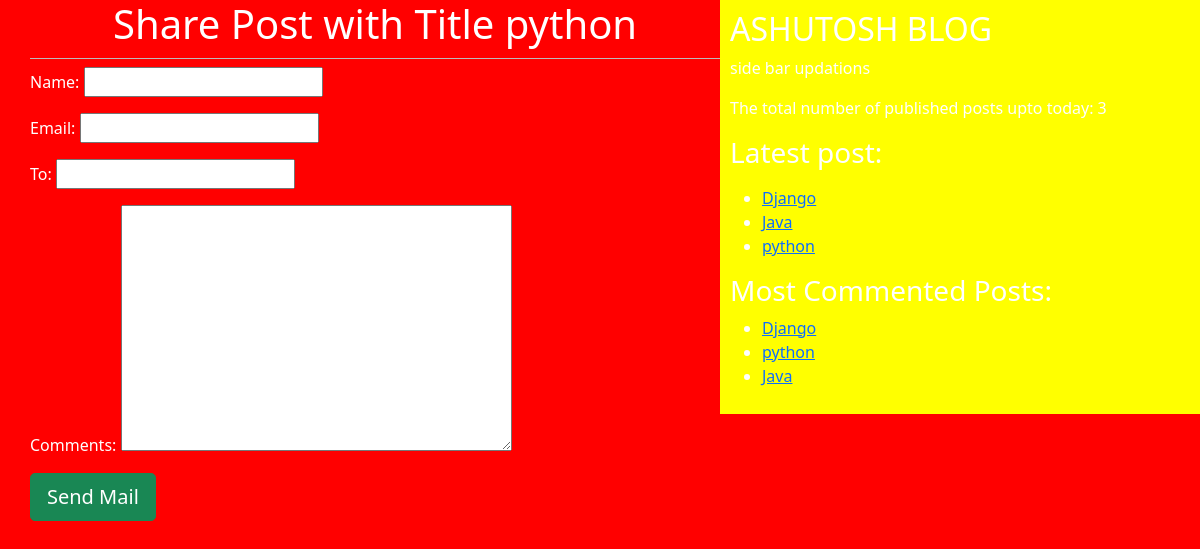
/1/share/, run on the app's committed database.
### testapp/models.py (models this page shows, shortened)
class Post(models.Model):
  STATUS_CHOICES=(('draft','Draft'),('published','Published'))
  title=models.CharField(max_length=264)
  slug=models.SlugField(max_length=264,unique_for_date='publish')
  author=models.ForeignKey(User,related_name='blog_posts',on_delete=models.CASCADE)
  body=models.TextField()
  publish=models.DateTimeField(default=timezone.now)
  created=models.DateTimeField(auto_now_add=True)#da
  updated=models.DateTimeField(auto_now=True)#datetme of save() action
  status=models.CharField(max_length=10,choices=STATUS_CHOICES,default='draft')
  objects=CustomManager()
  tags=TaggableManager()
  class Meta:
     ordering=('-publish',)
  def get_absolute_url(self):
    return reverse('post_detail',args=[self.slug])

### testapp/views.py (the view, shortened to what this page needs)
# urls.py: url(r'^(?P<id>\d+)/share/$', views.sendbymail),
def sendbymail(request,id):
  post=Post.objects.get(id=id)
  form=Emailsendform()
  sent=False
  return render(request,'testapp/sendmail.html',{'post':post ,'form':form,'sent':sent})

### testapp/forms.py
class Emailsendform(forms.Form):
    name=forms.CharField()
    email=forms.EmailField()
    to=forms.EmailField()
    comments=forms.CharField(required=False,widget=forms.Textarea)

### testapp/models.py (called while the page is built)
  def get_queryset(self):
    return super().get_queryset().filter(status='published')

### testapp/templatetags/blogtags.py (called while the page is built)
@register.simple_tag
def total_posts():
    return Post.objects.count()

@register.inclusion_tag('testapp/latest_posts123.html')
def show_latest_posts(count=5):
  latest_posts=Post.objects.all().order_by('-publish')[:count]
  return {'latest_posts':latest_posts}

@register.simple_tag
def get_most_commented_posts(count=5):
 return Post.objects.annotate(total_comments=Count('comments')).order_by('-total_comments')[:count]

### template/testapp/sendmail.html (shortened to what this page needs)
{%extends 'testapp/base.html'%}
   {%block content%}
   <h1>Share Post with Title {{post.title}}</h1>
   {%if sent%}
   <h1>Email Sent Successfully</h1>
   <a href="/" class='btn btn-lg btn-primary'>Back To Posts</a>
   {%else%}
    <form method="POST">
        {{form.as_p}}
        <input type="submit" class='btn btn-lg btn-success' value="Send Mail">
    </form>
    {%endif%}
{%endblock%}

### template/testapp/base.html (shortened to what this page needs)
<!doctype html>
{%load static%}
{%load blogtags%}
<html lang="en">
  <head>
    <link href="https://cdn.jsdelivr.net/npm/bootstrap@5.1.0/dist/css/bootstrap.min.css" rel="stylesheet">
    <link rel="stylesheet" href="{%static 'css/blog.css'%}">
  </head>
  <body>
    <div class="content">
      {%block content%}{%endblock%}
      </div>
    <div class='sidebar'>
      <h2>ASHUTOSH BLOG</h2>
      <p>side bar updations</p>
      <p>The total number of published posts upto today: {%total_posts%}</p>
      <h3>Latest post:</h3>
      <p >{%show_latest_posts%}</p>
      <h3>Most Commented Posts:</h3>
      {% get_most_commented_posts as most_commented_posts%}
    <ul>
       {% for post in most_commented_posts %}
    <li><a  href="{{post.get_absolute_url}}" id='la'>{{post.title}}</a></li>
    {% endfor %}
    </ul>
    </div>
    </body>
</html>

### template/testapp/latest_posts123.html
<ul>
 {% for post in latest_posts %}
 <li><a href="{{post.get_absolute_url}}">{{post.title}}</a></li>
 {% endfor %}
 </ul>

### static/css/blog.css (style rules this page uses)
.content { float:left; width: 60%; padding:0 0 0 30px; height: 100%; background:red; }
.sidebar { float:right; width:40%; padding:10px; background: yellow; height: 100%; }
h1 { text-align:center; border-bottom: 1px solid #bbb; padding-bottom: 10px; }
body { color: white; background-color: red; }

### data on the page
Post: title "Django"
Post: title "Java"
Post: title "python"
